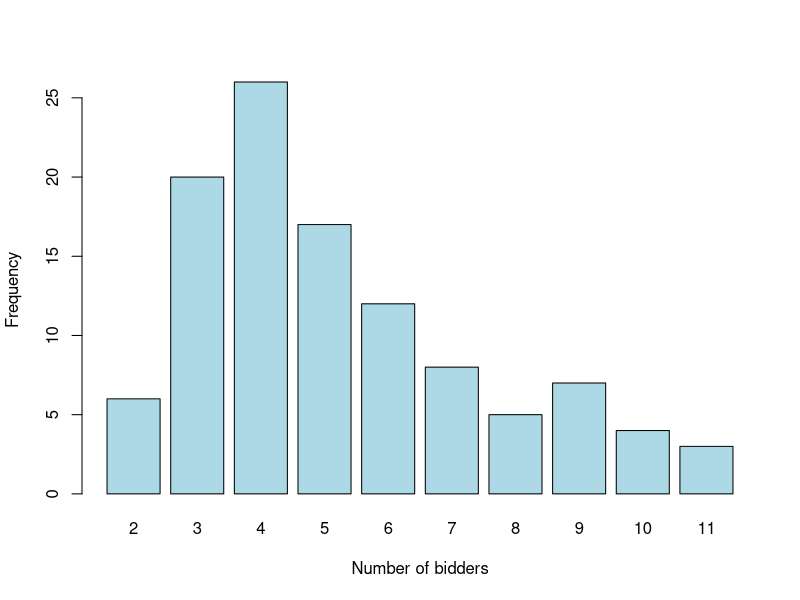

Write R code to recreate this figure.
# QUESTION 4
png("q4.png", width = 360, height = 247)

data <- data.frame(
 Bidders   = c(2, 3, 4, 5, 6, 7, 8, 9, 10, 11),
 Contracts = c(6, 20, 26, 17, 12, 8, 5, 7, 4, 3)
)

barplot(
 height = data$Contracts,
 names.arg = data$Bidders,
 xlab = "Number of bidders",
 ylab = "Frequency",
 col  = "lightblue"
)

dev.off()

# QUESTION 5
output_file_q5 <- "q5.txt"

file.create(output_file_q5)
sink(output_file_q5)

nonconforming <- c(1, 1, 2, 3, 1, 1, 3, 2, 0, 5, 3, 3, 1, 3, 2, 4, 7, 0, 2, 3,
                   0, 4, 2, 1, 3, 1, 1, 3, 4, 1, 2, 3, 2, 2, 8, 4, 4, 1, 3, 1,
                   5, 0, 2, 3, 2, 1, 0, 6, 4, 2, 1, 6, 0, 3, 3, 3, 6, 1, 2, 2)

freq_table <- table(nonconforming)
relative_freq_table <- freq_table / length(nonconforming)
relative_freq_table <- round(relative_freq_table, 4)

cat("(a)\n");
cat("Nonconforming Frequency\n")
for (i in names(freq_table))
{
 cat(i, freq_table[i], "\n")
}

cat("\nRelative Frequency\n")
for (i in names(relative_freq_table))
{
 cat(i, relative_freq_table[i], "\n")
}

cat("(b)\n");
cat("Nonconforming Proportions\n");
cat("at most four\n");
sink()
